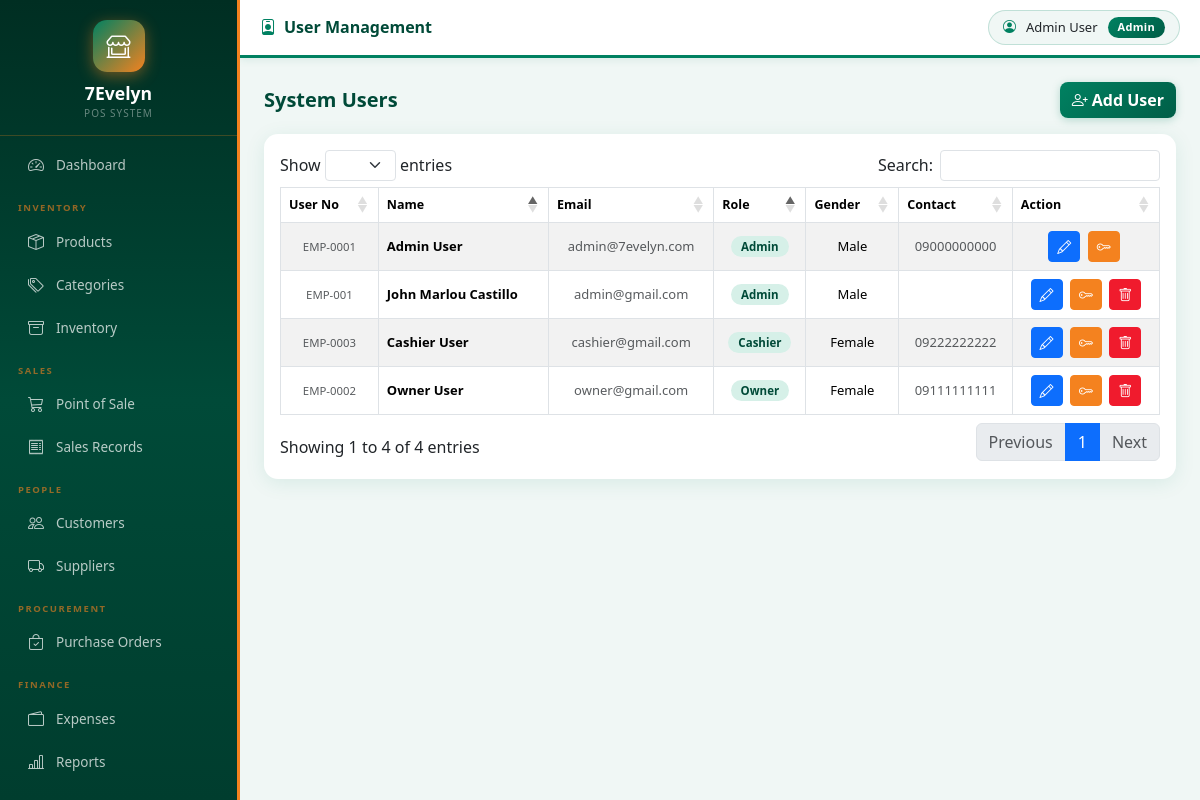
The page /frontend/user.php (signed in) on the database its author committed.
### tables this page shows
CREATE TABLE `users` (
  `userID` int(11) NOT NULL,
  `roleID` int(11) NOT NULL,
  `userNo` varchar(20) NOT NULL,
  `email` varchar(80) NOT NULL,
  `password` varchar(128) NOT NULL,
  `givenName` varchar(50) NOT NULL,
  `midName` varchar(50) DEFAULT NULL,
  `surName` varchar(50) NOT NULL,
  `extName` varchar(10) DEFAULT NULL,
  `gender` enum('Male','Female','Other') NOT NULL,
  `birthdate` date NOT NULL,
  `civilStatus` enum('Single','Married','Widowed','Separated') NOT NULL,
  `contactNo` varchar(20) NOT NULL,
  `profile_image` varchar(255) DEFAULT NULL,
  `dateCreated` timestamp NOT NULL DEFAULT current_timestamp(),
  `dateDeleted` date DEFAULT NULL
);

CREATE TABLE `role` (
  `roleID` int(11) NOT NULL,
  `roleName` varchar(50) NOT NULL,
  `roleDesc` varchar(255) NOT NULL,
  `dateCreated` timestamp NOT NULL DEFAULT current_timestamp(),
  `dateDeleted` date DEFAULT NULL
);

### frontend/user.php (the view, shortened to what this page needs)
<?php include 'header.php'; ?>
<?php include 'nav.php'; ?>
<div class="topbar no-print">
    <h5><i class="bi bi-person-badge me-2" style="color:var(--ev-purple);"></i>User Management</h5>
    <div class="ms-auto"><div class="user-badge"><i class="bi bi-person-circle" style="color:var(--ev-purple);"></i><span><?php echo htmlspecialchars($_SESSION['userName']); ?></span><span class="role-pill"><?php echo htmlspecialchars($_SESSION['roleName']); ?></span></div></div>
</div>
<div class="page-body">
    <div class="d-flex justify-content-between mb-3 align-items-center">
        <h5 class="fw-bold mb-0" style="color:#004a38;">System Users</h5>
        <button class="btn btn-ev" data-bs-toggle="modal" data-bs-target="#addUserModal"><i class="bi bi-person-plus me-1"></i>Add User</button>
    </div>
    <div class="card card-shadow">
        <div class="card-body">
            <table id="userTable" class="table table-bordered table-striped text-center">
                <thead style="background:var(--ev-gradient);color:#fff;">
                    <tr><th>User No</th><th>Name</th><th>Email</th><th>Role</th><th>Gender</th><th>Contact</th><th>Action</th></tr>
                </thead>
                <tbody>
                <?php
                $users = $conn->query("SELECT u.*, r.roleName FROM users u JOIN role r ON u.roleID=r.roleID WHERE u.dateDeleted IS NULL ORDER BY r.roleName, u.surName");
                while($u=$users->fetch_assoc()):
                    $fullName = trim("{$u['givenName']} {$u['midName']} {$u['surName']} {$u['extName']}");
                ?>
                <tr>
                    <td><small class="text-muted"><?php echo htmlspecialchars($u['userNo']); ?></small></td>
                    <td class="text-start fw-semibold"><?php echo htmlspecialchars($fullName); ?></td>
                    <td class="text-muted small"><?php echo htmlspecialchars($u['email']); ?></td>
                    <td><span class="badge-active"><?php echo htmlspecialchars($u['roleName']); ?></span></td>
                    <td><?php echo htmlspecialchars($u['gender']??'—'); ?></td>
                    <td class="text-muted small"><?php echo htmlspecialchars($u['contactNo']??'—'); ?></td>
                    <td>
                        <button class="btn btn-sm btn-primary me-1" data-bs-toggle="modal" data-bs-target="#editUserModal<?php echo $u['userID']; ?>"><i class="bi bi-pencil"></i></button>
                        <button class="btn btn-sm btn-warning me-1" data-bs-toggle="modal" data-bs-target="#pwModal<?php echo $u['userID']; ?>" title="Change Password"><i class="bi bi-key"></i></button>
                        <?php if($u['userID'] != $_SESSION['userID']): ?>
                        <button class="btn btn-sm btn-danger" data-bs-toggle="modal" data-bs-target="#deleteUserModal<?php echo $u['userID']; ?>"><i class="bi bi-trash"></i></button>
                        <?php endif; ?>
                    </td>
                </tr>
                <?php endwhile; ?>
                </tbody>
            </table>
        </div>
    </div>
</div>
</div></div>
</body></html>

### frontend/header.php (style rules this page uses)
:root { --ev-primary: #008161; --ev-primary-dk: #005e47; --ev-accent: #f01b2d; --ev-orange: #f4821f; --ev-white: #ffffff; --ev-purple: #008161; --ev-purple-dark: #005e47; --ev-blue: #005e47; --ev-gradient: linear-gradient(135deg, #008161 0%, #005e47 100%); --ev-gradient-accent: linear-gradient(135deg, #f01b2d 0%, #f4821f 100%); --ev-gradient-warm: linear-gradient(135deg, #f4821f 0%, #f01b2d 100%); --ev-bg: #f0f7f5; --sidebar-w: 240px; }
body { background: var(--ev-bg); }
.topbar { background: #ffffff; border-bottom: 3px solid #008161; padding: 10px 20px; display: flex; align-items: center; box-shadow: 0 2px 8px rgba(0,129,97,0.1); position: sticky; top: 0; z-index: 100; }
.topbar h5 { margin: 0; font-weight: 800; color: #004a38; font-size: 1rem; }
.user-badge { display: flex; align-items: center; gap: 10px; background: #f0f7f5; padding: 6px 14px; border-radius: 25px; font-size: 13px; border: 1px solid rgba(0,129,97,0.2); }
.role-pill { background: var(--ev-gradient); color: white; padding: 2px 10px; border-radius: 12px; font-size: 11px; font-weight: 700; letter-spacing: 0.3px; }
.btn-ev { background: var(--ev-gradient); color: white; border: none; font-weight: 700; border-radius: 8px; transition: all 0.25s; box-shadow: 0 2px 8px rgba(0,129,97,0.25); }
.btn-danger { background-color: #f01b2d; border-color: #f01b2d; }
.btn-warning { background-color: #f4821f; border-color: #f4821f; color: #fff; }
.card { border-radius: 14px; border: none; }
.card-shadow { box-shadow: 0 4px 20px rgba(0,129,97,0.1); }
.table th { font-size: 12.5px; white-space: nowrap; }
.table td { font-size: 13px; vertical-align: middle; }
.table thead[style*="ev-gradient"] th, thead[style*="ev-gradient"] th { color: #000000; }
.badge-active { background: #d6f0e8; color: #004a38; padding: 3px 10px; border-radius: 12px; font-size: 11.5px; font-weight: 700; }
.page-body { padding: 24px; }

### rows shown on the page
users: userNo "EMP-001", fullName "John Marlou Castillo", email "admin@gmail.com", roleID.roleName "Admin", gender "Male"
users: userNo "EMP-0001", fullName "Admin User", email "admin@7evelyn.com", roleID.roleName "Admin", gender "Male", contactNo "09000000000"
users: userNo "EMP-0003", fullName "Cashier User", email "cashier@gmail.com", roleID.roleName "Cashier", gender "Female", contactNo "09222222222"
users: userNo "EMP-0002", fullName "Owner User", email "owner@gmail.com", roleID.roleName "Owner", gender "Female", contactNo "09111111111"

### other values the page prints
$_SESSION['userName'] "Admin User"
$_SESSION['roleName'] "Admin"
